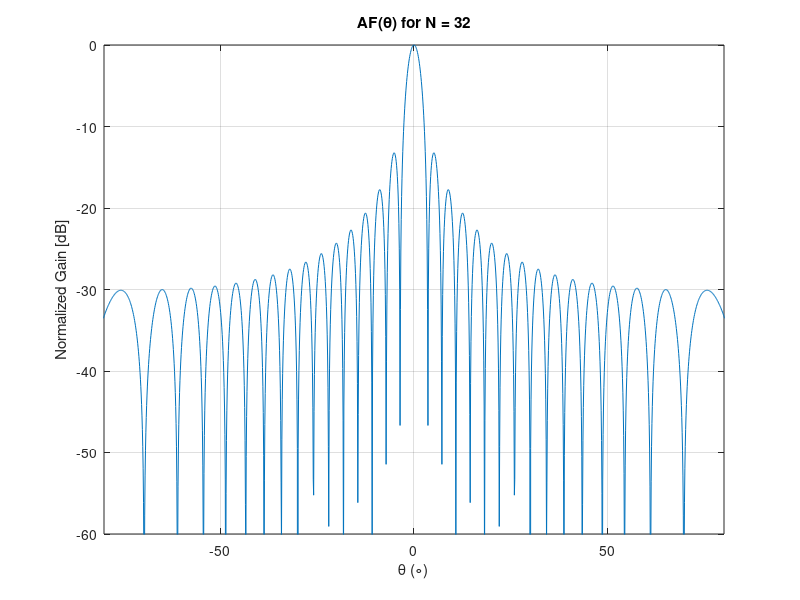

Reproduce this figure in MATLAB. (Note: this script raises an error after producing the figure.)
% Sergio Mendez Vargo
% GitHub: @Serge-Vargo
% Phased array antennas

%% @verbatim 
% In this script, we plot the array factor AF(theta) of an N-element
% phased-array antenna using the Series expression under different 
% conditions:
%       Part 1.1 - Boresight Direction Beam (Sperical Coordinates)
%       Part 1.2 - Boresight Direction Beam (Sine Space Coordinates)
%       Part 2 - Beam steered 45 deg of boresight
%       Part 3 - Electronically Beam Steering Animation
%       Part 4 - Grating Lobes: d_max calculations and visualization 
% @endverbatim

%% Wrokspace variables
% range of azimuth angle (phi) and elevation (theta)
dtheta = 0.1;   %1 degree (in rad)
theta = -90:dtheta:90;      %range of theta (-90 to 90 degrees)
theta_rad = deg2rad(theta); %theta in rads
dphi = 2*dtheta;
phi = -180:dphi:180;        %range of phi (-180 degrees)
phi_rad = deg2rad(phi);     %phi in rads

N = 32;             %number of elements
freq = 10e9;        %10 GHz
c = 3e8;            %m/sec speed of light
lambda = c/freq;    %wavelength (m)
k = 2*pi/lambda;    %wavenumber (rad/m)
d = lambda/2;       %element spacing (m)

close all           %clear all figures
clc                 %clear command window

%% Part 1 -- Array Factor AF(theta) with Uniform Weighting Functions
A_o = 1;               %Standard element excitation
A_n_uni = A_o.*ones(1,N);  %element excitation weights

gamma = k*d*sin(theta_rad); %phase difference between adjacent elements @ boresight

EF_sum_uni = A_n_uni(1).*exp( 1j*(1).* gamma);   %Element Field Factor @ n = 1

for n = 2:length(A_n_uni)
    el_factor = A_n_uni(n).*exp( 1j*n.* gamma);  %Element Field Factor @ n
    EF_sum_uni = EF_sum_uni + el_factor;         %Total Field Factor @ n
end

AF_uni = abs(EF_sum_uni).^2;          %Array Factor (AF)
AF_uni_nor = AF_uni./max(AF_uni);     %AF normalized 
AF_uni_nor_dB = 10*log10(AF_uni_nor); %AF normalized in [dB] 

figure
plot(theta, AF_uni_nor_dB);
grid on
xlabel('\theta (\circ)')
ylabel('Normalized Gain [dB]')
axis([-80 80 -60 0])
title(' AF(\theta) for N = 32 ')

figure
polarplot(theta_rad, AF_uni_nor_dB);
thetalim([-90 90])
rlim([-80 0])
ax = gca;
ax.ThetaDir = 'clockwise';
ax.ThetaZeroLocation = 'top';
title(' AF(\theta) for N = 32 ');

figure
plot(1:N, A_n_uni, "b-o");
grid on
xlabel(' Element Number')
ylabel('Normalized Amplitude Weight (V/V_{max})')
axis([0 33 0 1.2])
title(' Uniform Weight Distribution ')

%% Part 2 -- AF(theta) w/ Non-uniform weighting functions

% 2.1 Hanning Weights
elem = 1:N;     %individual elements
A_n_hann = 0.5.*(1 - cos(2*pi.*((elem)./(N - 1))));  %Weights

gamma = k*d*sin(theta_rad); %gamma = pi.*sin(theta);

EF_sum_hann = A_n_hann(1).*exp( 1j*(1).* gamma); %Element Field Factor @ n = 1

for n = 2:length(A_n_hann)
    el_factor = A_n_hann(n).*exp( 1j*n.* gamma);  %Element Field Factor @ n
    EF_sum_hann = EF_sum_hann + el_factor;             %Total Field Factor @ n
end

AF_hann = abs(EF_sum_hann).^2;          %Array Factor (AF)
AF_hann_nor = AF_hann./max(AF_hann);    %AF normalized 
AF_hann_nor_dB = 10*log10(AF_hann_nor); %AF normalized in [dB] 

figure
plot(theta, AF_hann_nor_dB, "r");
grid on
xlabel('\theta (\circ)')
ylabel('Normalized Gain [dB]')
axis([-80 80 -60 0])
title(' AF(\theta) for N = 32 ')

figure
polarplot(theta_rad, AF_hann_nor_dB, "r");
thetalim([-90 90])
rlim([-80 0])
ax = gca;
ax.ThetaDir = 'clockwise';
ax.ThetaZeroLocation = 'top';
title(' AF(\theta) for N = 32 ');

figure
plot(1:N, A_n_hann, "r-o");
grid on
xlabel(' Element Number')
ylabel('Normalized Amplitude Weight (V/V_{max})')
axis([0 33 0 1.2])
title(' Hanning Weight Distribution ')

% 2.2 Taylor Weights
elem = 1:N;     %individual elements
A_n_tay = taylorwin(N, 6, -40); %Side Lobe (SL) 

gamma = k*d*sin(theta_rad); %gamma = pi.*sin(theta);

EF_sum_tay = A_n_tay(1).*exp( 1j*(1).* gamma); %Element Field Factor @ n = 1

for n = 2:length(A_n_hann)
    el_factor = A_n_tay(n).*exp( 1j*n.* gamma);  %Element Field Factor @ n
    EF_sum_tay = EF_sum_tay + el_factor;             %Total Field Factor @ n
end

AF_tay = abs(EF_sum_tay).^2;          %Array Factor (AF)
AF_tay_nor = AF_tay./max(AF_tay);     %AF normalized 
AF_tay_nor_dB = 10*log10(AF_tay_nor); %AF normalized in [dB] 

figure
plot(theta, AF_tay_nor_dB, "k");
grid on
xlabel('\theta (\circ)')
ylabel('Normalized Gain [dB]')
axis([-80 80 -60 0])
title(' AF(\theta) for N = 32 ')

figure
polarplot(theta_rad, AF_tay_nor_dB, "k");
thetalim([-90 90])
rlim([-80 0])
ax = gca;
ax.ThetaDir = 'clockwise';
ax.ThetaZeroLocation = 'top';
title(' AF(\theta) for N = 32 ');

figure
plot(1:N, A_n_tay./max(A_n_tay), "k-o");
grid on
xlabel(' Element Number')
ylabel('Normalized Amplitude Weight (V/V_{max})')
axis([0 33 0 1.2])
title(' Taylor Weight Distribution ')

figure
hold on
plot(theta, AF_uni_nor_dB, "b")
plot(theta, AF_hann_nor_dB, "r")
plot(theta, AF_tay_nor_dB, "k");
hold off
grid on
xlabel('\theta (\circ)')
ylabel('Normalized Gain [dB]')
axis([-5 5 -5 0])
legend('Uniform', 'Hanning', 'Taylor')
title(' Beamwidth Comparison ')

figure
hold on
plot(theta, AF_uni_nor_dB, "b")
plot(theta, AF_hann_nor_dB, "r")
plot(theta, AF_tay_nor_dB, "k");
hold off
grid on
xlabel('\theta (\circ)')
ylabel('Normalized Gain [dB]')
axis([-80 80 -60 0])
legend('Uniform', 'Hanning', 'Taylor')
title(' Pattern Comparison ')

figure
hold on
plot(1:N, A_n_uni, "b-o");
plot(1:N, A_n_hann, "r-o");
plot(1:N, A_n_tay./max(A_n_tay), "k-o");
grid on
xlabel(' Element Number')
ylabel('Normalized Amplitude Weight (V/V_{max})')
axis([0 33 0 1.2])
legend('Uniform', 'Hanning', 'Taylor')
title(' Weight Distributions ')




